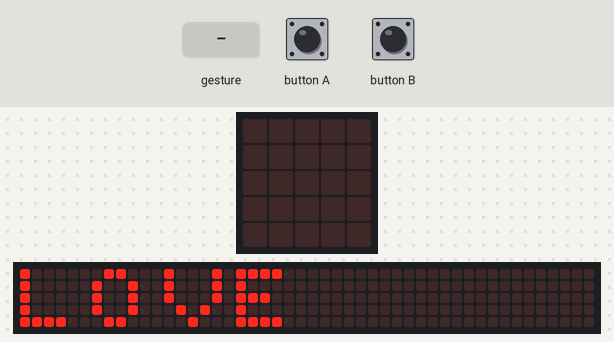
Bench run of a program on a simulated BBC micro:bit (MakeCode). Parts: the board's 5×5 LED display, a strip that is not on the board, showing the scrolling text unrolled. The inputs (shaded band) are chosen by the test bench. A tilt is held for 1.5 s and a shake lasts 1 s, then the board lies face up again; the 48×5 strip is a reading aid, not a part: it shows the text the display is scrolling, unrolled, one strip-width of it at a time.

Above: at 4.1 s.
5.8 s: button A pressed for 0.15 s
At 6.3 s:
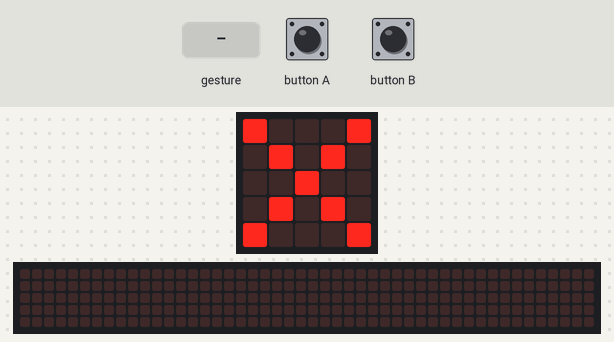
8.9 s: button B pressed for 0.15 s
At 9.55 s:
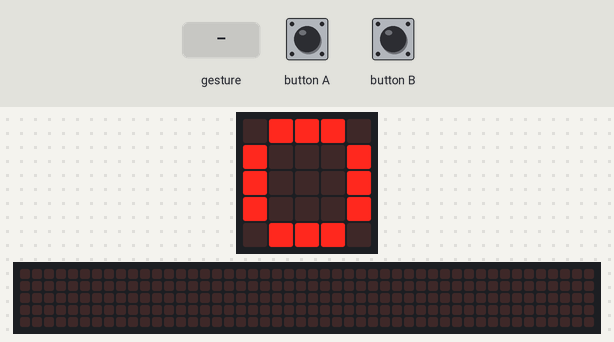
9.6 s: gesture 'shake'
At 12.0 s:
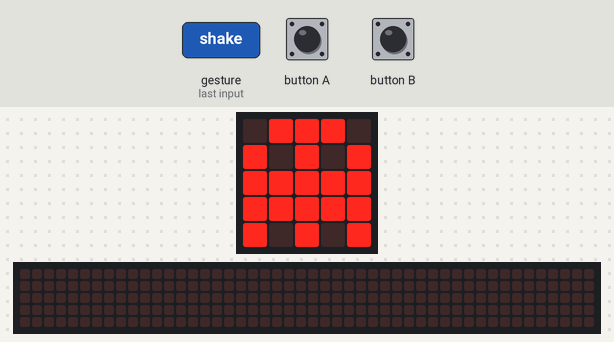
Timing chart, 0 to 13.5 s (numbered marks = the images above; inputs shaded):
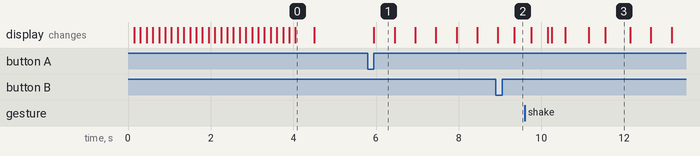

Measured:
- after the input at 5.8 s, the display: changes after 0.15 s (image 1)
- after the input at 8.9 s, the display: first differs from a run without the input after 0.45 s (image 2)
- after the input at 9.6 s, the display: first differs from a run without the input after 0.98 s (image 3 shows a later state)
- what the display in image 0 shows lasts 0.4 s, from 4.1 s to 4.5 s
- what the display in image 3 shows lasts 0.6 s, from 11.6 s to 12.2 s

The program:

main.ts
```typescript
input.onButtonPressed(Button.A, function () {
    for (let index = 0; index < 4; index++) {
        basic.showLeds(`
            # . . . #
            . # . # .
            . . # . .
            . # . # .
            # . . . #
            `)
        basic.pause(100)
        basic.showLeds(`
            . . . . .
            . # . # .
            . . # . .
            . # . # .
            . . . . .
            `)
        basic.pause(100)
    }
    basic.clearScreen()
})
input.onGesture(Gesture.Shake, function () {
    basic.showIcon(IconNames.Heart)
    basic.pause(100)
    basic.showIcon(IconNames.Ghost)
    basic.pause(100)
})
input.onButtonPressed(Button.B, function () {
    for (let index = 0; index < 4; index++) {
        basic.showLeds(`
            . # # # .
            # . . . #
            # . . . #
            # . . . #
            . # # # .
            `)
        basic.pause(100)
        basic.showLeds(`
            . . . . .
            . . # . .
            . # . # .
            . . # . .
            . . . . .
            `)
        basic.pause(100)
    }
    basic.clearScreen()
})
basic.showString("LOVE")
basic.forever(function () {

})
```

test.ts
```typescript
// 테스트는 여기로 이동합니다; 이 패키지가 확장으로 사용될 때 컴파일되지 않을 것 입니다.
```
